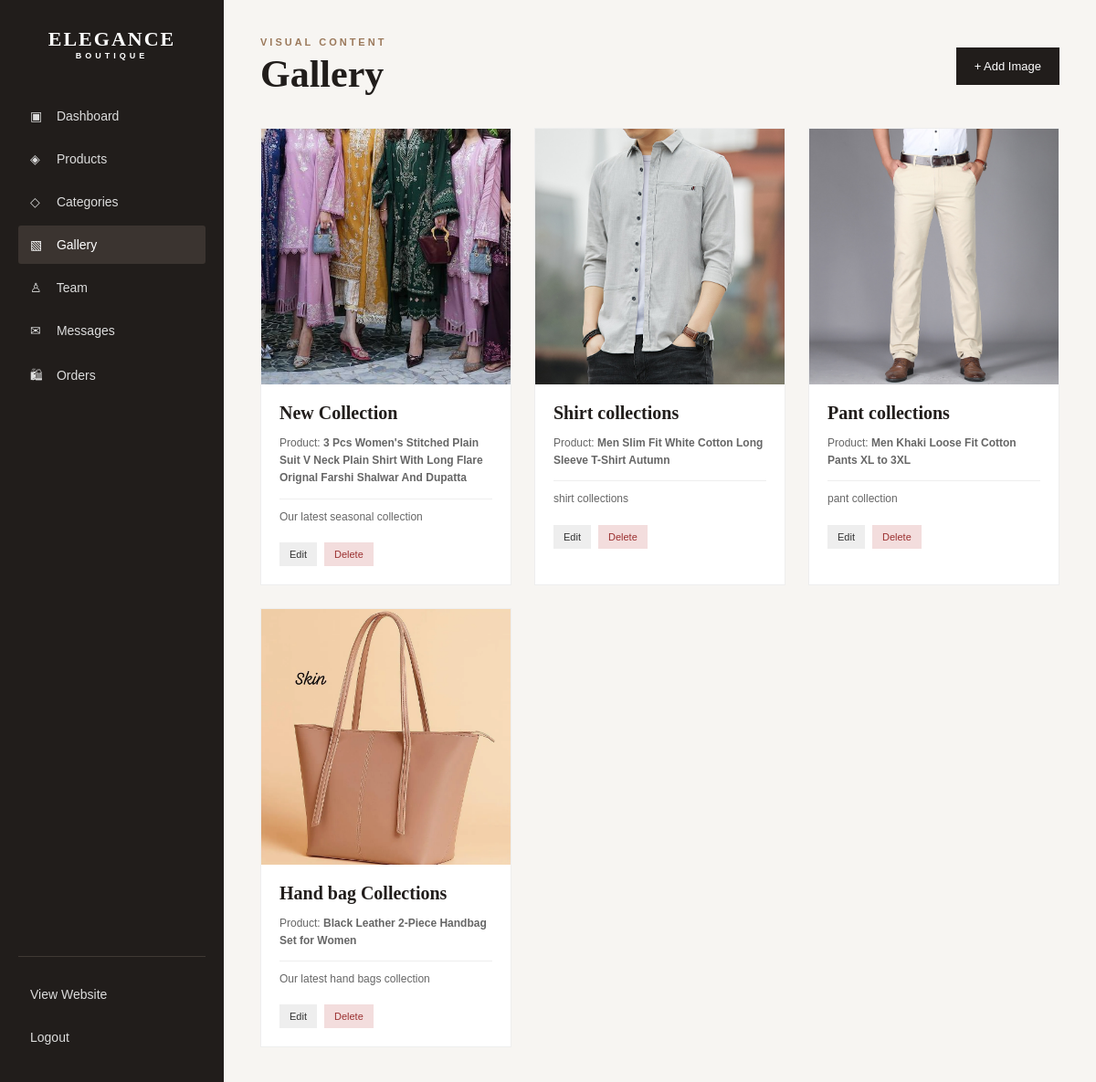
The page /admin/gallery.php (signed in) on the database its author committed.
### tables this page shows
CREATE TABLE `gallery` (
  `id` int(11) NOT NULL,
  `product_id` int(11) DEFAULT NULL,
  `title` varchar(150) NOT NULL,
  `image` varchar(255) NOT NULL,
  `description` text DEFAULT NULL,
  `created_at` timestamp NOT NULL DEFAULT current_timestamp()
);

CREATE TABLE `products` (
  `id` int(11) NOT NULL,
  `category_id` int(11) NOT NULL,
  `name` varchar(150) NOT NULL,
  `description` text DEFAULT NULL,
  `price` decimal(10,2) NOT NULL,
  `sizes` varchar(100) DEFAULT NULL,
  `image` varchar(255) DEFAULT NULL,
  `status` enum('Available','Out of Stock') DEFAULT 'Available',
  `featured` tinyint(1) DEFAULT 0,
  `created_at` timestamp NOT NULL DEFAULT current_timestamp()
);

### admin/gallery.php (the view, shortened to what this page needs)
<?php
require_once "../config/database.php";
$query = "
    SELECT
        g.id,
        g.product_id,
        g.image,
        g.title,
        g.description,
        g.created_at,
        p.name AS product_name
    FROM gallery g
    LEFT JOIN products p
        ON g.product_id = p.id
    ORDER BY g.id DESC
";
$result = mysqli_query($conn, $query);
?>
<!DOCTYPE html>
<html lang="en">
<head>
    <link
        rel="stylesheet"
        href="admin.css"
    >
</head>
<body>
<div class="admin-layout">
    <aside class="sidebar">
        <div class="admin-logo">
            <a href="../index.php">
                ELEGANCE
                <span>BOUTIQUE</span>
            </a>
        </div>
        <nav class="sidebar-nav">
            <a href="dashboard.php">
                <span>▣</span>
                Dashboard
            </a>
            <a href="products.php">
                <span>◈</span>
                Products
            </a>
            <a href="categories.php">
                <span>◇</span>
                Categories
            </a>
            <a
                href="gallery.php"
                class="active"
            >
                <span>▧</span>
                Gallery
            </a>
            <a href="team.php">
                <span>♙</span>
                Team
            </a>
            <a href="messages.php">
                <span>✉</span>
                Messages
            </a>
<a href="orders.php">
    <span>🛍</span>
    Orders
</a>
        </nav>
        <div class="sidebar-bottom">
            <a href="../index.php">
                View Website
            </a>
            <a href="logout.php">
                Logout
            </a>
        </div>
    </aside>
    <main class="admin-main">
        <header class="admin-header">
            <div>
                <p class="admin-eyebrow">
                    VISUAL CONTENT
                </p>
                <h1>
                    Gallery
                </h1>
            </div>
            <a
                href="gallery_add.php"
                class="admin-action-btn"
            >
                + Add Image
            </a>
        </header>
        <div class="gallery-admin-grid">
            <?php if (
                mysqli_num_rows($result) > 0
            ): ?>
                <?php while (
                    $gallery =
                    mysqli_fetch_assoc($result)
                ): ?>
                    <div class="gallery-admin-card">
                        <div class="gallery-admin-image">
                            <?php if (
                                !empty(
                                    $gallery["image"]
                                )
                            ): ?>
                                <img
                                    src="../<?= htmlspecialchars(
                                        $gallery["image"]
                                    ) ?>"
                                    alt="<?= htmlspecialchars(
                                        $gallery["title"]
                                    ) ?>"
                                >
                            <?php else: ?>
                                <div class="gallery-no-image">
                                    No Image
                                </div>
                            <?php endif; ?>
                        </div>
                        <div class="gallery-admin-content">
                            <h3>
                                <?= htmlspecialchars(
                                    $gallery["title"]
                                ) ?>
                            </h3>
                            <p>
                                <?php if (
                                    !empty(
                                        $gallery["product_name"]
                                    )
                                ): ?>
                                    Product:
                                    <strong>
                                        <?= htmlspecialchars(
                                            $gallery["product_name"]
                                        ) ?>
                                    </strong>
                                <?php else: ?>
                                    Product not assigned
                                <?php endif; ?>
                            </p>
                            <?php if (
                                !empty(
                                    $gallery["description"]
                                )
                            ): ?>
                                <p class="gallery-description">
                                    <?= htmlspecialchars(
                                        $gallery["description"]
                                    ) ?>
                                </p>
                            <?php endif; ?>
                            <div class="gallery-card-actions">
                                <a
                                    href="gallery_edit.php?id=<?= $gallery["id"] ?>"
                                    class="edit-btn"
                                >
                                    Edit
                                </a>
                                <a
                                    href="gallery_delete.php?id=<?= $gallery["id"] ?>"
                                    class="delete-btn"
                                    onclick="return confirm('Are you sure you want to delete this gallery image?');"
                                >
                                    Delete
                                </a>
                            </div>
                        </div>
                    </div>
                <?php endwhile; ?>
            <?php endif; ?>
        </div>
    </main>
</div>
</body>
</html>

### admin/admin.css (style rules this page uses)
* { box-sizing: border-box; }
html { scroll-behavior: smooth; }
body { margin: 0; font-family: Arial, Helvetica, sans-serif; background: #f7f5f2; color: #211d1b; }
a { text-decoration: none; }
img { max-width: 100%; }
.admin-action-btn { display: inline-block; background: #211d1b; color: #ffffff; text-decoration: none; border: none; padding: 13px 20px; cursor: pointer; font-size: 13px; transition: 0.2s ease; }
.admin-layout { display: flex; min-height: 100vh; }
.sidebar { width: 245px; flex-shrink: 0; background: #211d1b; color: #ffffff; padding: 30px 20px; display: flex; flex-direction: column; }
.admin-logo { margin-bottom: 40px; text-align: center; }
.admin-logo a { color: #ffffff; text-decoration: none; font-family: Georgia, serif; font-size: 22px; font-weight: bold; letter-spacing: 2px; }
.admin-logo span { display: block; font-family: Arial, sans-serif; font-size: 9px; letter-spacing: 4px; }
.sidebar-nav { display: flex; flex-direction: column; gap: 5px; }
.sidebar-nav a, .sidebar-bottom a { color: #dddddd; text-decoration: none; padding: 13px; border-radius: 3px; font-size: 14px; transition: 0.2s ease; }
.sidebar-nav a:hover, .sidebar-nav a.active, .sidebar-bottom a:hover { background: #3b3430; color: #ffffff; }
.sidebar-nav span { display: inline-block; width: 25px; }
.sidebar-bottom { margin-top: auto; border-top: 1px solid #403934; padding-top: 20px; display: flex; flex-direction: column; gap: 5px; }
.admin-main { flex: 1; padding: 40px; max-width: 1500px; }
.admin-header { display: flex; justify-content: space-between; align-items: center; gap: 20px; margin-bottom: 35px; }
.admin-eyebrow { color: #9b795b; font-size: 11px; letter-spacing: 3px; font-weight: bold; margin: 0; }
.admin-header h1, .admin-container h1 { font-family: Georgia, serif; font-size: 42px; color: #211d1b; margin: 5px 0 0; }
.edit-btn, .delete-btn { display: inline-block; padding: 7px 11px; text-decoration: none; font-size: 11px; transition: 0.2s ease; }
.edit-btn { background: #eeeeee; color: #333333; }
.delete-btn { background: #f3dddd; color: #9b3030; }
.gallery-admin-grid { display: grid; grid-template-columns: repeat(3, 1fr); gap: 25px; }
.gallery-admin-card { background: #ffffff; border: 1px solid #eeeeee; overflow: hidden; }
.gallery-admin-image { width: 100%; height: 280px; background: #f3f1ef; overflow: hidden; }
.gallery-admin-image img { width: 100%; height: 100%; object-fit: cover; display: block; }
.gallery-admin-content { padding: 20px; }
.gallery-admin-content h3 { font-family: Georgia, serif; margin-top: 0; margin-bottom: 10px; font-size: 20px; }
.gallery-admin-content p { font-size: 12px; color: #666666; line-height: 1.6; }
.gallery-description { margin-top: 10px; padding-top: 10px; border-top: 1px solid #eeeeee; }
.gallery-card-actions { display: flex; gap: 8px; margin-top: 18px; }

### rows shown on the page
gallery: image (picture), title "New Collection", product.name "3 Pcs Women's Stitched Plain Suit V Neck Plain Shirt With Long Flare Orignal Farshi Shalwar And Dupatta", description "Our latest seasonal collection"
gallery: image (picture), title "Shirt collections", product.name "Men Slim Fit White Cotton Long Sleeve T-Shirt Autumn", description "shirt collections"
gallery: image (picture), title "Pant collections", product.name "Men Khaki Loose Fit Cotton Pants XL to 3XL", description "pant collection"
gallery: image (picture), title "Hand bag Collections", product.name "Black Leather 2-Piece Handbag Set for Women", description "Our latest hand bags collection"
